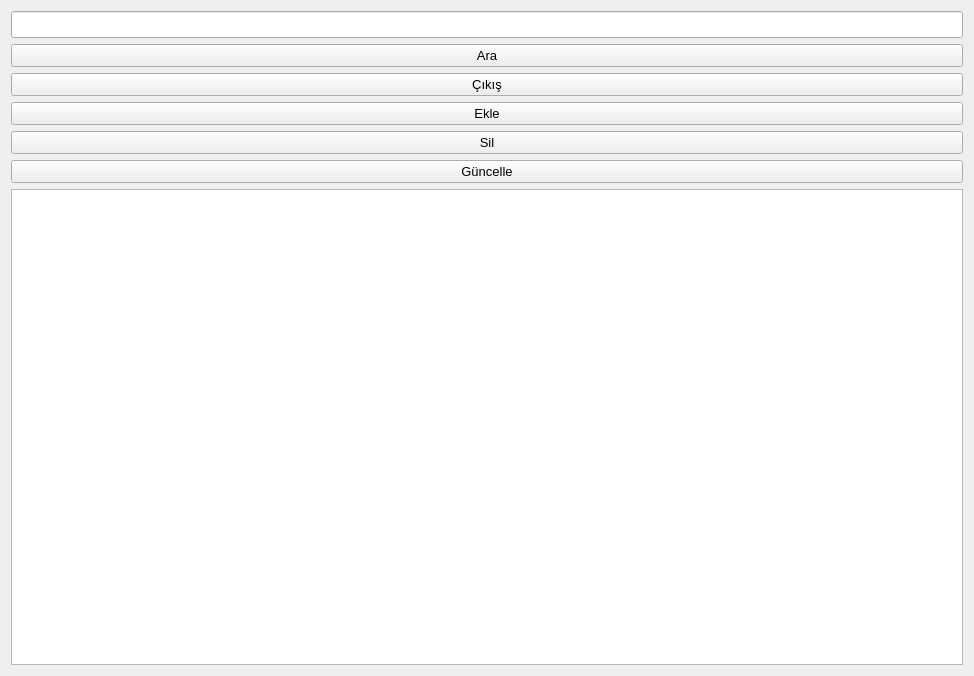
<?xml version="1.0" encoding="UTF-8"?>
<ui version="4.0">
 <class>Form</class>
 <widget class="QWidget" name="Form">
  <property name="geometry">
   <rect>
    <x>0</x>
    <y>0</y>
    <width>974</width>
    <height>676</height>
   </rect>
  </property>
  <property name="font">
   <font>
    <pointsize>10</pointsize>
   </font>
  </property>
  <property name="windowTitle">
   <string>Form</string>
  </property>
  <layout class="QHBoxLayout" name="horizontalLayout">
   <item>
    <layout class="QVBoxLayout" name="verticalLayout">
     <property name="sizeConstraint">
      <enum>QLayout::SetFixedSize</enum>
     </property>
     <item>
      <widget class="QLineEdit" name="lineEdit_arama">
       <property name="font">
        <font>
         <pointsize>12</pointsize>
        </font>
       </property>
       <property name="text">
        <string/>
       </property>
      </widget>
     </item>
     <item>
      <widget class="QPushButton" name="pushButton_ara">
       <property name="sizePolicy">
        <sizepolicy hsizetype="Minimum" vsizetype="Fixed">
         <horstretch>0</horstretch>
         <verstretch>0</verstretch>
        </sizepolicy>
       </property>
       <property name="text">
        <string>Ara</string>
       </property>
      </widget>
     </item>
     <item>
      <widget class="QPushButton" name="pushButton_cikis">
       <property name="text">
        <string>Çıkış</string>
       </property>
      </widget>
     </item>
     <item>
      <widget class="QPushButton" name="pushButton_kayit">
       <property name="text">
        <string>Ekle</string>
       </property>
      </widget>
     </item>
     <item>
      <widget class="QPushButton" name="pushButton_sil">
       <property name="text">
        <string>Sil</string>
       </property>
      </widget>
     </item>
     <item>
      <widget class="QPushButton" name="pushButton_guncelle">
       <property name="text">
        <string>Güncelle</string>
       </property>
      </widget>
     </item>
     <item>
      <widget class="QTableWidget" name="tableWidget_Kitap">
       <property name="editTriggers">
        <set>QAbstractItemView::NoEditTriggers</set>
       </property>
       <property name="selectionMode">
        <enum>QAbstractItemView::NoSelection</enum>
       </property>
       <property name="rowCount">
        <number>0</number>
       </property>
      </widget>
     </item>
    </layout>
   </item>
  </layout>
 </widget>
 <resources/>
 <connections/>
</ui>
